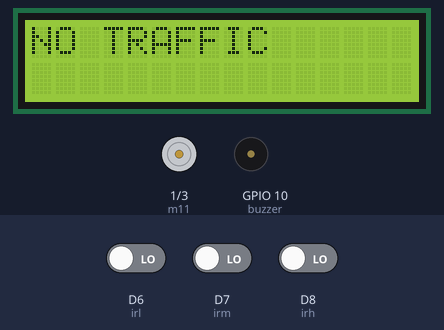
Bench run of a sketch on a simulated ESP8266 (NodeMCU). Parts: 16×2 character LCD, motor-driver pin pairs drawn as motors (green arrow = first pin HIGH = forward, orange = second pin HIGH = backward, longer = more drive), buzzer (waves = sounding, pin HIGH). The test bench sets the inputs (shaded band); at power-on: D6 (irl) LOW, D7 (irm) LOW, D8 (irh) LOW. WiFi joins after 1.5 s; servers stay silent unless stated; uploads are accepted with an empty reply; what the sketch prints to the serial monitor is not drawn.

Above: at 9.6 s.
9.7 s: D6 (irl) driven HIGH
At 12.1 s:
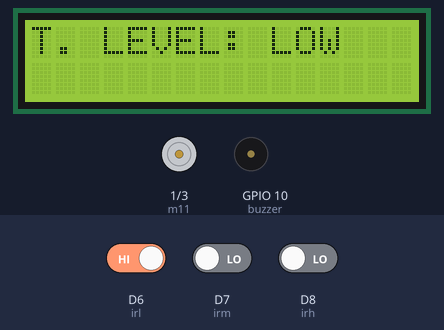
12.7 s: D7 (irm) driven HIGH
At 15.2 s:
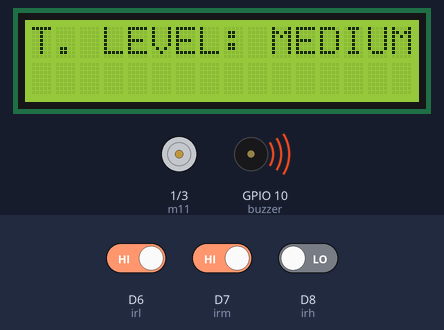
15.7 s: D8 (irh) driven HIGH
At 18.4 s:
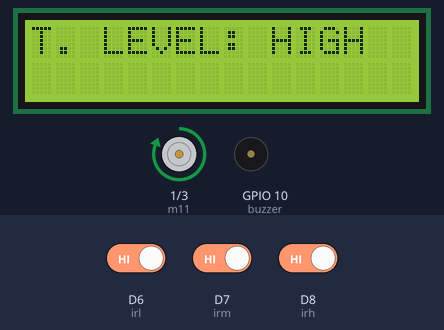
18.7 s: D6 (irl) driven LOW
At 21.2 s:
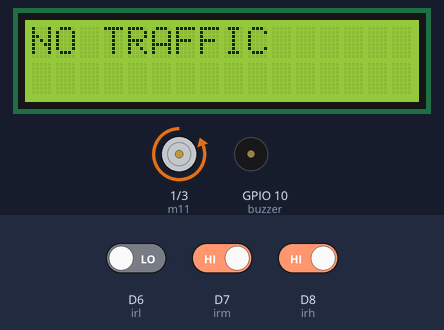
Timing chart, 0 to 24.2 s (numbered marks = the images above; inputs shaded):
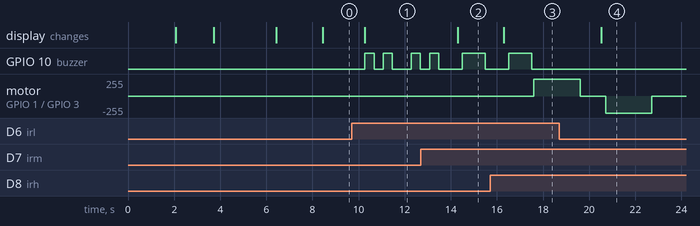

Measured:
- after the input at 9.7 s, GPIO 10 (buzzer): goes HIGH 0.40 s, LOW 0.40 s, HIGH 0.40 s, LOW 0.81 s, HIGH 0.40 s, then LOW, starting after 0.57 s; the display: changes after 0.57 s (image 1)
- after the input at 12.7 s, the display: changes after 1.6 s (image 2)
- after the input at 15.7 s, motor on GPIO 1 (m11) / GPIO 3 (m12): stopped → forward 255/255 after 1.9 s; the display: changes after 0.60 s (image 3)
- after the input at 18.7 s, GPIO 10 (buzzer): stops changing and stays LOW; the display: changes after 1.8 s (image 4)

The sketch:

movable_road_divider.ino
```cpp
#include <ESP8266WiFi.h>
#include <ESP8266HTTPClient.h>
#include <LiquidCrystal.h>
#include <String.h>


LiquidCrystal lcd (D0,D1,D2,D3,D4,D5);

// WiFi parameters to be configured
const char* ssid = "project12"; // Hoofdlettergevoelig
const char* password = "project123456"; // Hoofdlettergevoelig

String a = "http://sms.scubedigi.com/api.php?username=Mydreamacd&password=Mydre@m123&to=8897720828&from=MYDREM&message=";
String msg = "\0";
String r = "http://projectsiot.xyz/IoTProjects/MovableDivider/upload.php?a=";
String rs = "\0";
int v = 0;

#define m11 1
#define m12 3
#define irl D6
#define irm D7
#define irh D8
#define buzzer 10

unsigned int previous_status = 0;
unsigned int present_status = 0;
unsigned int vol = 0;
unsigned int alc = 0;
float voltage = 0.0;
float sound = 0.0;

String charging_status = "\0";
int state = 0;

int state1;

void beep ()
{
  digitalWrite(buzzer,HIGH);
  delay(1000);
  digitalWrite(buzzer,LOW);
  delay(100);
}
void beep1 ()
{
  digitalWrite(buzzer,HIGH);
  delay(400);
  digitalWrite(buzzer,LOW);
  delay(400);
  digitalWrite(buzzer,HIGH);
  delay(400);
  digitalWrite(buzzer,LOW);
  delay(100);
}

void setup()
{
  // initialize serial for debugging
  Serial.begin(9600);
  Serial.println("power up");

  lcd.begin(16, 2);
  lcd.clear();
  lcdstring(0,0,"    MOVABLE     ");
  lcdstring(0,1,"  ROAD DIVIDER  ");
  delay(2000);

pinMode(irl,INPUT);
pinMode(irm,INPUT);
pinMode(irh,INPUT);
pinMode(m11,OUTPUT);
pinMode(m12,OUTPUT);
pinMode(buzzer,OUTPUT);

lcd.clear();
lcd.setCursor(0,0);
        lcd.print("CONNECTING--TO");
        lcd.setCursor( 2,1);
         lcd.print(ssid);
         delay(100);

  Serial.print("Bezig met verbinden");
  WiFi.begin(ssid, password); // Connect to WiFi

  // while wifi not connected yet, print '.'
  // then after it connected, get out of the loop
  while (WiFi.status() != WL_CONNECTED) {
     delay(500);
     Serial.print(".");
  }

  // Verbonden.
  Serial.println("OK!");

  // Access Point (SSID).
  Serial.print("SSID: ");
  Serial.println(WiFi.SSID());

  // IP adres.
  Serial.print("IP: ");
  Serial.println(WiFi.localIP());
Serial.println("state---------------1");
  // Signaalsterkte.
  long rssi = WiFi.RSSI();
  Serial.print("Signaal sterkte (RSSI): ");
  Serial.print(rssi);
  Serial.println(" dBm");
  Serial.println("");

lcd.clear();
  lcdstring(0,0,"  SERVER INT.  ");
  lcdstring(0,1,"  PLEASE WAIT  ");
  delay(2000);
  Serial.print("A = "); Serial.println("http://projectsiot.xyz/IoTProjects/AirSoundPollution/pfupload.php?a=U&b=0");
if(WiFi.status()== WL_CONNECTED){ //Check WiFi connection status

    HTTPClient http; //Declare an object of class HTTPClient

  http.begin("http://projectsiot.xyz/IoTProjects/MovableDivider/upload.php?a=U");

int httpCode = http.GET(); //Send the request
    if (httpCode > 0) { //Check the returning code
      String payload = http.getString(); //Get the request response payload
      Serial.println(payload); //Print the response payload
    }
    http.end(); //Close connection

delay(500);
}
/*
Serial.print(F("sending init message............"));
Serial.print("msg = "); Serial.println("http://sms.scubedigi.com/api.php?username=Mydreamacd&password=Mydre@m123&to=8897720828&from=MYDREM&message=KIT%20STARTED");
if(WiFi.status()== WL_CONNECTED){ //Check WiFi connection status

    HTTPClient http; //Declare an object of class HTTPClient

 http.begin("http://sms.scubedigi.com/api.php?username=Mydreamacd&password=Mydre@m123&to=8897720828&from=MYDREM&message=KIT%20STARTED");

int httpCode = http.GET(); //Send the request
    if (httpCode > 0) { //Check the returning code
      String payload = http.getString(); //Get the request response payload
      Serial.println(payload); //Print the response payload
    }
    http.end(); //Close connection

delay(500);
}
*/


lcd.clear();
  lcdstring(0,0,"  SERVER INT.  ");
  lcdstring(0,1,"      DONE      ");
  delay(2000);
lcd.clear();
Serial.println(F("PLEASE SHOW CARD "));
}

void loop()
{

if ((digitalRead(irl) == HIGH) && (digitalRead(irm) == HIGH) && (digitalRead(irh) == HIGH))
{
Serial.println(F("traffic high"));
lcd.clear();
  lcdstring(0,0,"T. LEVEL: HIGH");
  lcdstring(0,1," ");
  delay(200);
 beep ();
  if(state == 0)
  {
    state = 1;
digitalWrite(m11,HIGH);
digitalWrite(m12,LOW);
   delay(2000);
 digitalWrite(m11,LOW);
 digitalWrite(m12,LOW);
 delay(200);
  }
 rs = r + "H";
 send2server ();

}
else if ((digitalRead(irl) == HIGH) && (digitalRead(irm) == HIGH) && (digitalRead(irh) == LOW))
{
Serial.println(F("traffic mediUM"));
lcd.clear();
  lcdstring(0,0,"T. LEVEL: MEDIUM");
  lcdstring(0,1," ");
  delay(200);
 beep ();
  if(state == 1)
  {
   state = 0;
digitalWrite(m12,HIGH);
digitalWrite(m11,LOW);
   delay(2000);
 digitalWrite(m11,LOW);
 digitalWrite(m12,LOW);
 delay(200);
  }
 rs = r + "M";
 send2server ();

}

else if ((digitalRead(irl) == HIGH) && (digitalRead(irm) == LOW) && (digitalRead(irh) == LOW))
{
Serial.println(F("traffic LOW"));
lcd.clear();
  lcdstring(0,0,"T. LEVEL: LOW");
  lcdstring(0,1," ");
  beep1 ();
  if(state == 1)
  {

   state = 0;
digitalWrite(m12,HIGH);
digitalWrite(m11,LOW);
   delay(2000);
 digitalWrite(m11,LOW);
 digitalWrite(m12,LOW);
 delay(200);
  }

 rs = r + "L";
 send2server ();

}
else
{
  Serial.println(F("no traffic"));
lcd.clear();
  lcdstring(0,0,"NO TRAFFIC");
  lcdstring(0,1," ");
  delay(200);

  if(state == 1)
  {
   state = 0;
digitalWrite(m12,HIGH);
digitalWrite(m11,LOW);
   delay(2000);
 digitalWrite(m11,LOW);
 digitalWrite(m12,LOW);
 delay(200);
  }
  rs = r + "N";
 send2server ();
}


}// loop
  void send2server ()
{
Serial.print("rs = "); Serial.println(rs);
if(WiFi.status()== WL_CONNECTED){ //Check WiFi connection status

    HTTPClient http; //Declare an object of class HTTPClient
 http.begin(rs);

int httpCode = http.GET(); //Send the request
    if (httpCode > 0) { //Check the returning code
      String payload = http.getString(); //Get the request response payload
      Serial.println(payload); //Print the response payload
    }
    http.end(); //Close connection

delay(500);
}
}
 void sendsms ()
{
Serial.print("msg = "); Serial.println(msg);
if(WiFi.status()== WL_CONNECTED){ //Check WiFi connection status

    HTTPClient http; //Declare an object of class HTTPClient
 http.begin(msg);

int httpCode = http.GET(); //Send the request
    if (httpCode > 0) { //Check the returning code
      String payload = http.getString(); //Get the request response payload
      Serial.println(payload); //Print the response payload
    }
    http.end(); //Close connection

delay(500);
}
}

void lcdstring (unsigned int a, unsigned int b, String data)
{
  // lcd.clear();
  lcd.setCursor(a, b);
  lcd.print(data);
}
```
